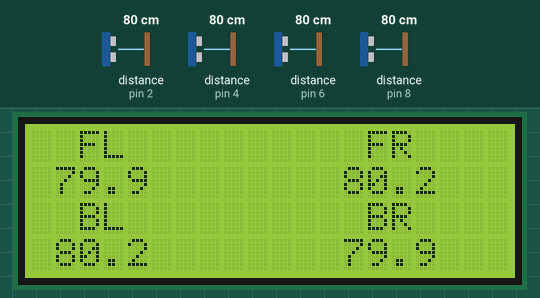
Bench run of a sketch on a simulated Arduino Uno, built with avr-gcc and run on an emulated ATmega328P. Shown: 20×4 character LCD. Wiring (from diagram.json): 4 × ultrasonic range finder: trigger pin 3, echo pin 2 / trigger pin 5, echo pin 4 / trigger pin 7, echo pin 6 / trigger pin 9, echo pin 8. Inputs (shaded band) come from the test bench; at power-on: distance to the obstacle (sensors on pin 2, pin 4, pin 6, pin 8) 80 cm. The echo pulse lasts 58.3 µs per cm.

Above: at 3.7 s.
4.3 s: distance to the obstacle (sensor on pin 2) set to 2 cm
At 5.1 s:
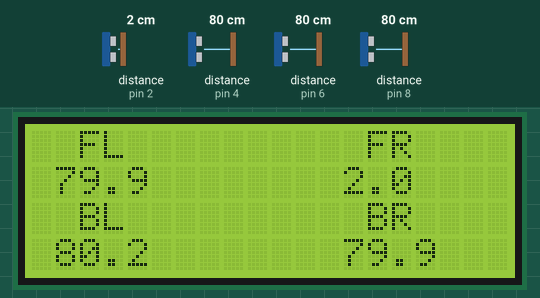
7.4 s: distance to the obstacle (sensor on pin 4) set to 2 cm
At 7.9 s:
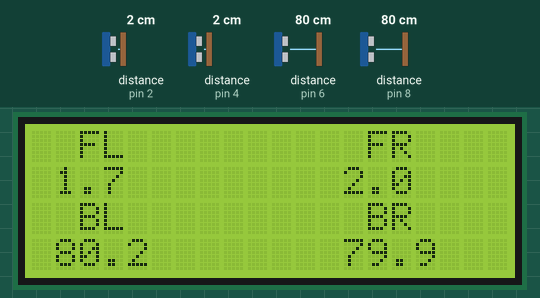
9.0 s: distance to the obstacle (sensor on pin 6) set to 2 cm
At 9.5 s:
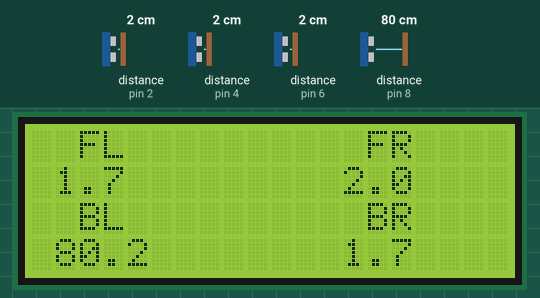
10.6 s: distance to the obstacle (sensor on pin 8) set to 2 cm
At 11.1 s:
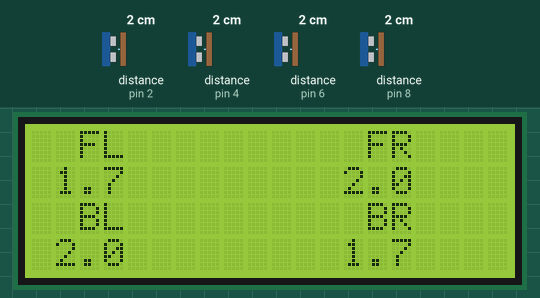
12.2 s: distance to the obstacle (sensor on pin 2) set to 4 cm
At 12.7 s:
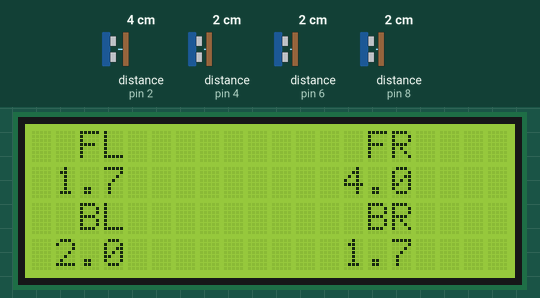
13.8 s: distance to the obstacle (sensor on pin 4) set to 4 cm
Timing chart, 0 to 16.4 s (numbered marks = the images above; inputs shaded):
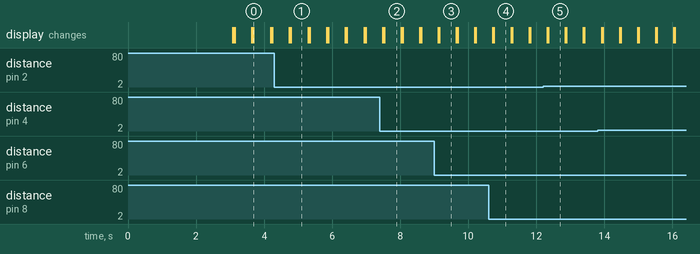

Measured:
- after the input at 4.3 s, the display: first differs from a run without the input after 0.49 s (image 1)
- after the input at 7.4 s, the display: first differs from a run without the input after 0.13 s (image 2)
- after the input at 9.0 s, the display: first differs from a run without the input after 0.15 s (image 3)
- after the input at 10.6 s, the display: first differs from a run without the input after 0.16 s (image 4)
- after the input at 12.2 s, the display: first differs from a run without the input after 0.15 s (image 5)
- what the display in image 0 shows lasts 0.5 s, from 3.7 s to 4.2 s

The sketch:

sketch.ino
```cpp
#include <LiquidCrystal_I2C.h>

LiquidCrystal_I2C lcd(0x27,20,4);
// set the LCD address to 0x27 for a 20 chars and 4 line display


float FL , FR, BL, BR;

long readUltrasonicDistance(int triggerPin, int echoPin)
{
	pinMode(triggerPin, OUTPUT);  // Clear the trigger
	digitalWrite(triggerPin, LOW);
	delayMicroseconds(2);
	// Sets the trigger pin to HIGH state for 10 microseconds
	digitalWrite(triggerPin, HIGH);
	delayMicroseconds(10);
	digitalWrite(triggerPin, LOW);
	pinMode(echoPin, INPUT);
	// Reads the echo pin, and returns
	// the sound wave travel time in microseconds
	return pulseIn(echoPin, HIGH);
}

void setup() {
  // put your setup code here, to run once:
  Serial.begin(9600);
  lcd.init();	// initialize the lcd
  // Print a message to the LCD.
  lcd.backlight();
  lcd.print("Alarma - Distancia");
	delay(3000);
	lcd.clear();

}

void loop() {
  // put your main code here, to run repeatedly:
  FL = 0.0344/2 * readUltrasonicDistance(5, 4);
  FR = 0.0344/2 * readUltrasonicDistance(3, 2);
  BR = 0.0344/2 * readUltrasonicDistance(7, 6);
  BL = 0.0344/2 * readUltrasonicDistance(9, 8);
	//Serial.print("\t");
	lcd.setCursor(2,0);
  lcd.print("FL");
	lcd.setCursor(14,0);
	lcd.print("FR");
	lcd.setCursor(1,1);
	lcd.print(FL, 1);
	lcd.setCursor(13,1);
	lcd.print(FR, 1);
	lcd.setCursor(2,2);
	lcd.print("BL");
	lcd.setCursor(14,2);
	lcd.print("BR");
	lcd.setCursor(1,3);
	lcd.print(BL, 1);
	lcd.setCursor(13,3);
	lcd.print(BR, 1);
	delay(500);
	lcd.clear();

}
```
